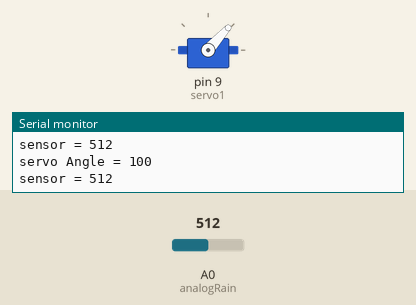
Bench run of a sketch on a simulated Arduino Uno, built with avr-gcc and run on an emulated ATmega328P. On the bench: servo, the last lines printed to the serial monitor. The inputs (shaded band) are chosen by the test bench; at power-on: A0 (analogRain) = 512.

Above: at 2.8 s.
2.9 s: A0 (analogRain) set to 590
At 3.46 s:
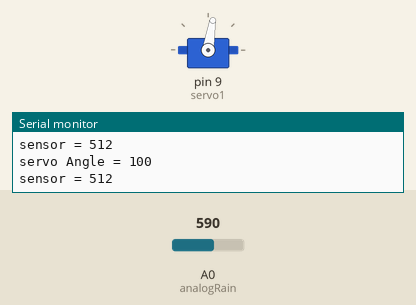
6.4 s: A0 (analogRain) set to 611
At 8.8 s:
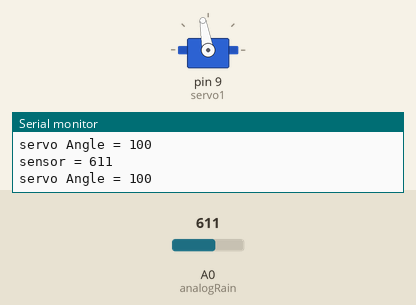
9.9 s: A0 (analogRain) set to 511
At 10.06 s:
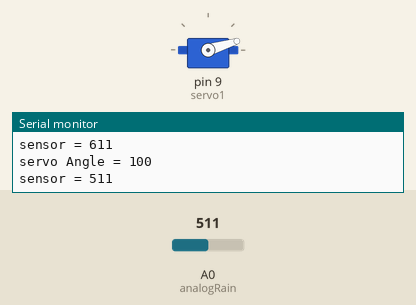
Timing chart, 0 to 19.4 s (numbered marks = the images above; inputs shaded):
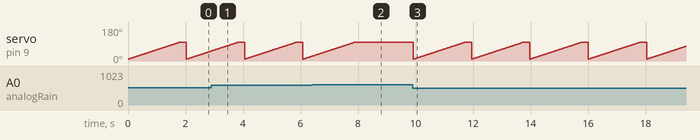

Measured:
- the behaviour switches between 599 and 600 on A0 (analogRain) (found by bisection; images 1 and 2)
- after the input at 6.4 s, servo on pin 9 (servo1): goes on until 7.9 s, then stays 100°
- after the input at 9.9 s, servo on pin 9 (servo1): ramps from 10° to 100° and jumps back, once every 2.0 s
- by itself, servo on pin 9 (servo1): ramps from 10° to 100° and jumps back, once every 2.0 s

The sketch:

Rain_sensor.ino
```cpp
#include <Servo.h>

Servo servo1;

const int analogRain = A0;    //Analog in pin of rain sensor

int rainValue;      //Value of the rain sensor

int pos1=10;         //Open visor position
int pos2=100;        //Closed visor position

int pos = 0;

void setup() {
  servo1.attach(9);    // attaches the servo1 on pin 9 to the servo object
  Serial.begin(9600);   // initialize serial communications at 9600 bps:
}

void loop() {

  rainValue = analogRead(analogRain);

  Serial.print("sensor = ");
  Serial.println(rainValue);

  if (rainValue<600){
    servo1.write(pos1);
    for (pos = pos1; pos <= pos2; pos += 1) {
      servo1.write(pos);
      delay(20);
    }
  }
  else if (rainValue>600){
    servo1.write(pos2);
  }

  int servoAngle = servo1.read();
  Serial.print("servo Angle = ");
  Serial.println(servoAngle);

  delay(200);             // wait 200 milliseconds before the next loop for the analog-to-digital

}
```
